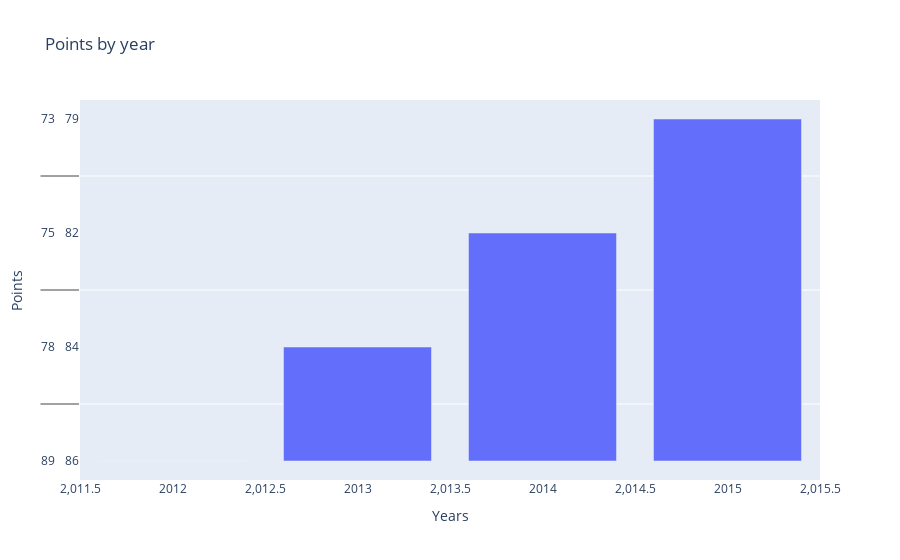

The notebook cell this image was saved under:
### Code cell
# filter the DataFrames in the dictionary by the Rk column
filtered_dict = {year: df[df['Rk'] <= 4] for year, df in reg_seasons.items()}

# extract the Pts column for each year
pts = {year: df['Pts'] for year, df in filtered_dict.items()}

fig = go.Figure()
fig.add_trace(go.Bar(x=list(pts.keys()), y=list(pts.values())))
fig.update_layout(title='Points by year', xaxis_title='Years', yaxis_title='Points')
fig.show()

### Figure 1 — Plotly figure (JSON) as saved in the notebook; plotly's stock layout.template omitted (floating-point values rounded to 4 significant figures)
{"data": [{"type": "bar", "x": [2012, 2013, 2014, 2015, 2016, 2017, 2018, 2019, 2020, 2021], "y": [[89, 78, 75, 73], [86, 84, 82, 79], [87, 79, 75, 70], [81, 71, 70, 66], [93, 86, 78, 76], [100, 81, 77, 75], [98, 97, 72, 71], [99, 81, 66, 66], [86, 74, 69, 67], [93, 92, 74, 71]]}], "layout": {"title": {"text": "Points by year"}, "xaxis": {"title": {"text": "Years"}}, "yaxis": {"title": {"text": "Points"}}}}
